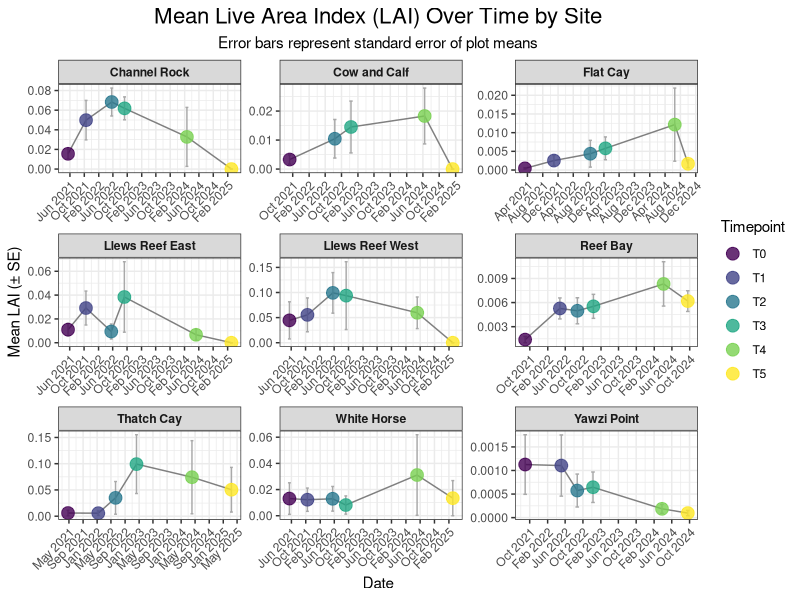
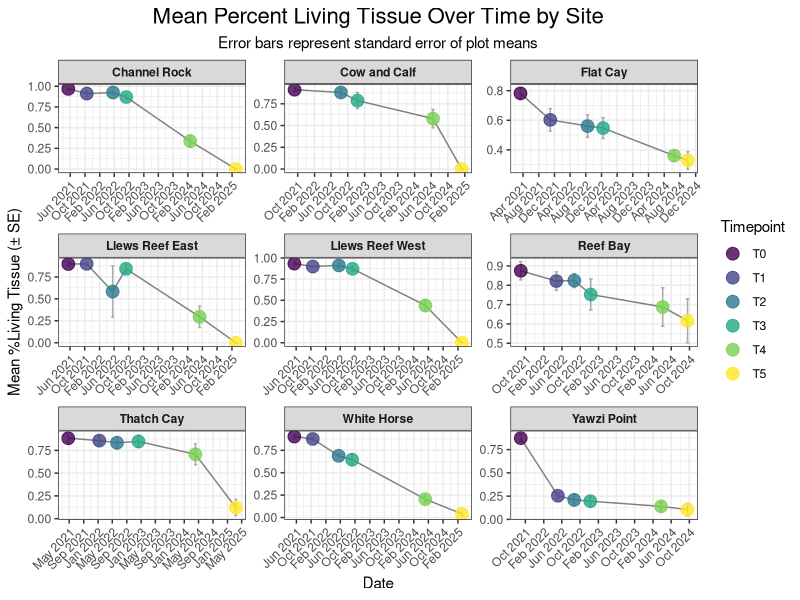
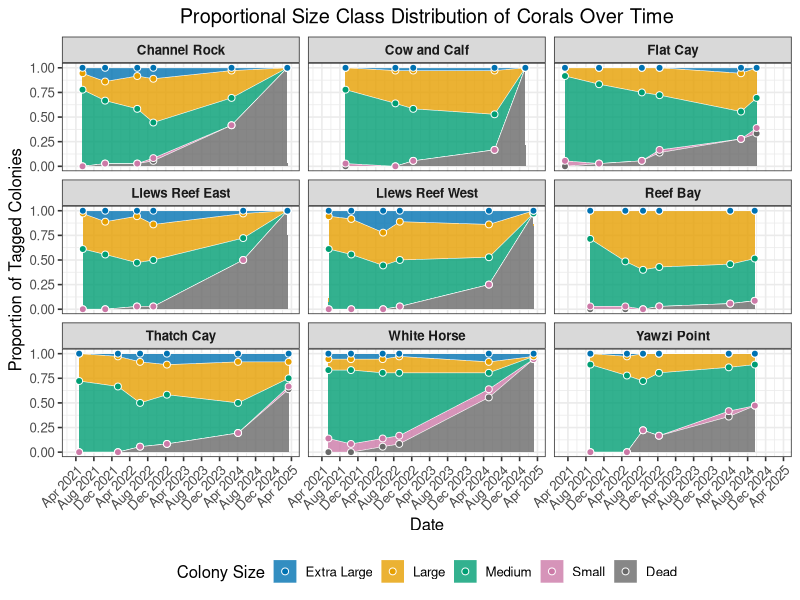

The R script that drew these images, in order:
library(tidyverse)
library(readxl)


# Define custom function first
std.error <- function(x) sd(x, na.rm = TRUE) / sqrt(length(na.omit(x)))

# Assuming the data is in a subfolder named "data"
# If not, change the path to "TaggedColonies.xlsx"
TaggedColonies <- read_xlsx("data/TaggedColonies.xlsx")

Tagged_Metrics <- TaggedColonies %>%
  mutate(
    # Convert units from cm to m
    Length = Length / 100,
    Width = Width / 100,
    Height = Height / 100,
    
    # new metrics
    Structure = Length * Width * Height,
    SurfaceArea = (Structure / 3)^2,
    
    # Convert percentage to decimal
    Per_Live = Per_Live / 100,
    
    # Calculate LAI
    LAI = SurfaceArea * Per_Live,
    
    Bin = case_when(
      Structure == 0                         ~ "Bin_0",
      Structure > 0 & Structure <= 0.001     ~ "Bin_1",
      Structure > 0.001 & Structure <= 0.125 ~ "Bin_2",
      Structure > 0.125 & Structure <= 1     ~ "Bin_3",
      Structure > 1                          ~ "Bin_4",
      TRUE                                   ~ NA_character_
    ),
    
    DATE = ymd(DATE)
  ) %>%
  # Group by Site and Timepoint to find the most common date for each group
  group_by(Site_Name, Timepoint) %>%
  mutate(
    top_date = names(which.max(table(DATE))),
    top_date = as.Date(top_date)
  ) %>%
  ungroup()

# Consolidated summary calculation
site_summary <- Tagged_Metrics %>%
  group_by(Site_Name, Timepoint, top_date, Plot_ID) %>%
  summarise(
    plot_lai_mean = mean(LAI, na.rm = TRUE),
    plot_perc_live_mean = mean(Per_Live, na.rm = TRUE),
    .groups = 'drop'
  ) %>%
  group_by(Site_Name, Timepoint, top_date) %>%
  summarise(
    LAI_mean = mean(plot_lai_mean, na.rm = TRUE),
    Perc_Live_mean = mean(plot_perc_live_mean, na.rm = TRUE),
    n_plots = n(),
    LAI_sd = sd(plot_lai_mean, na.rm = TRUE),
    LAI_se = std.error(plot_lai_mean),
    Perc_Live_sd = sd(plot_perc_live_mean, na.rm = TRUE),
    Perc_Live_se = std.error(plot_perc_live_mean),
    .groups = 'drop'
  )

lai_plot <- ggplot(site_summary, aes(x = top_date, y = LAI_mean, group = 1)) +
  geom_line(color = "gray50") +  # Use a neutral color for the connecting line
  geom_errorbar(
    aes(ymin = LAI_mean - LAI_se, ymax = LAI_mean + LAI_se),
    width = 25,
    color = "darkgray"
  ) +
  geom_point(aes(color = Timepoint), size = 4, alpha = 0.8) + # Color points by Timepoint
  scale_x_date(
    date_breaks = "4 months",
    date_labels = "%b %Y" # Format 'Mon YYYY'
  ) +
  scale_color_viridis_d() +
  facet_wrap(~ Site_Name, scales = "free") +
  labs(
    title = "Mean Live Area Index (LAI) Over Time by Site",
    subtitle = "Error bars represent standard error of plot means",
    x = "Date",
    y = "Mean LAI (± SE)",
    color = "Timepoint"
  ) +
  theme_bw() +
  theme(
    plot.title = element_text(hjust = 0.5, size = 16),
    plot.subtitle = element_text(hjust = 0.5),
    strip.text = element_text(face = "bold"),
    axis.text.x = element_text(angle = 45, hjust = 1)
  )

Perc_Live_plot <- ggplot(site_summary, aes(x = top_date, y = Perc_Live_mean, group = 1)) +
  geom_line(color = "gray50") +
  geom_errorbar(
    aes(ymin = Perc_Live_mean - Perc_Live_se, ymax = Perc_Live_mean + Perc_Live_se),
    width = 25,
    color = "darkgray"
  ) +
  geom_point(aes(color = Timepoint), size = 4, alpha = 0.8) +
  scale_x_date(
    date_breaks = "4 months",
    date_labels = "%b %Y"
  ) +
  scale_color_viridis_d() +
  facet_wrap(~ Site_Name, scales = "free") +
  labs(
    title = "Mean Percent Living Tissue Over Time by Site",
    subtitle = "Error bars represent standard error of plot means",
    x = "Date",
    y = "Mean %Living Tissue (± SE)",
    color = "Timepoint"
  ) +
  theme_bw() +
  theme(
    plot.title = element_text(hjust = 0.5, size = 16),
    plot.subtitle = element_text(hjust = 0.5),
    strip.text = element_text(face = "bold"),
    axis.text.x = element_text(angle = 45, hjust = 1)
  )

binned_proportions <- Tagged_Metrics %>%
  # 1. Count the occurrences of each Bin within each group.
  count(Site_Name, Timepoint, top_date, Bin) %>%
  
  # 2. Make implicit missing values explicit. This is the key step.
  complete(nesting(Site_Name, Timepoint, top_date), Bin, fill = list(n = 0)) %>%
  
  # 3. Group by the observation event to calculate proportions.
  group_by(Site_Name, Timepoint, top_date) %>%
  
  # 4. Calculate the proportion for each Bin.
  mutate(Prop = n / sum(n)) %>%
  
  # 5. Ungroup for safety in subsequent steps.
  ungroup()

# This single pipeline prepares the factors and creates the plot
SizeBin_Fig <- binned_proportions %>%
  # Use mutate to relabel and reorder the 'Bin' factor for plotting
  mutate(
    Bin = fct_recode(Bin,
                     "Dead"        = "Bin_0",
                     "Small"       = "Bin_1",
                     "Medium"      = "Bin_2",
                     "Large"       = "Bin_3",
                     "Extra Large" = "Bin_4"
    ),
    # Relevel the factor to set the desired stacking order in the plot
    Bin = fct_relevel(Bin,
                      "Extra Large", "Large", "Medium", "Small", "Dead"
    )
  ) %>%
  # Now pipe the prepared data directly into ggplot
  ggplot(aes(x = top_date, y = Prop, fill = Bin, group = Bin)) +
  # Create the stacked area plot
  geom_area(position = "stack", alpha = 0.8, color = "white", linewidth = 0.2) +
  # Add points at each observation date, stacked in the same way as the areas
  geom_point(position = "stack", size = 2, shape = 21, color = "white") +
  # Use a named vector for scale_fill_manual to ensure colors are correctly assigned
  scale_fill_manual(
    name = "Colony Size",
    values = c(
      "Extra Large" = "#0072B2",
      "Large"       = "#E69F00",
      "Medium"      = "#009E73",
      "Small"       = "#CC79A7",
      "Dead"        = "#696969"
    )
  ) +
  facet_wrap(~ Site_Name) +
  scale_x_date(
    date_labels = "%b %Y",
    date_breaks = "4 months"
  ) +
  labs(
    x = "Date",
    y = "Proportion of Tagged Colonies",
    title = "Proportional Size Class Distribution of Corals Over Time"
  ) +
  theme_bw(base_size = 12) +
  theme(
    axis.text.x = element_text(angle = 45, hjust = 1),
    plot.title = element_text(hjust = 0.5),
    strip.text = element_text(face = "bold"),
    legend.position = "bottom"
  )

